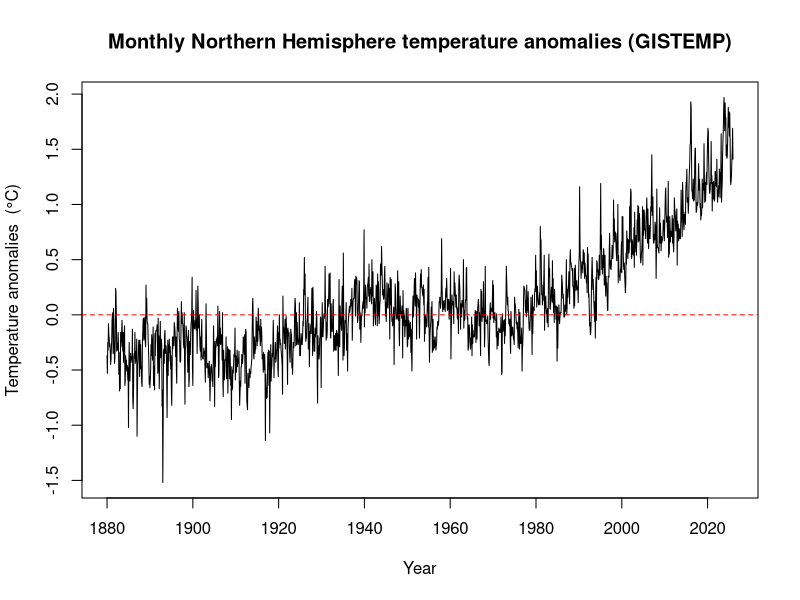

Source code (R): (Note: this script raises an error after producing the figure.)
## ---- chunk 1
rm(list = ls())
library(forecast)

knitr::opts_chunk$set(echo = FALSE, warning = FALSE, message = FALSE)
## ---- chunk 2
df <- read.csv("gistemp.csv", skip = 1, na.strings = "***")
#head(df)
monthly_matrix <- as.matrix(df[, 2:13])
monthly_vector <- as.numeric(t(monthly_matrix))

gistemp_ts <- ts(monthly_vector, start = c(1880, 1), frequency = 12)
plot(gistemp_ts, main = "Monthly Northern Hemisphere temperature anomalies (GISTEMP)", xlab = "Year", ylab = "Temperature anomalies  (°C)", xaxt = "n")
axis(1, at = seq(1880, 2020, by = 20))
abline(h = 0, lty = 2, col='red')
## ---- chunk 3
dec_add <- decompose(gistemp_ts, type = "additive")
plot(dec_add, main = "")
title("Classical Additive Decomposition of GISTEMP")

## ---- chunk 4
dec_add <- decompose(gistemp_ts, type = "additive")
plot(dec_add)
title("Additive decomposition")

dec_mult <- decompose(gistemp_ts, type = "multiplicative")
plot(dec_mult)
title("Multiplicative decomposition")

stl_fit <- stl(gistemp_ts, s.window = "periodic")
plot(stl_fit)
title("STL decomposition")
